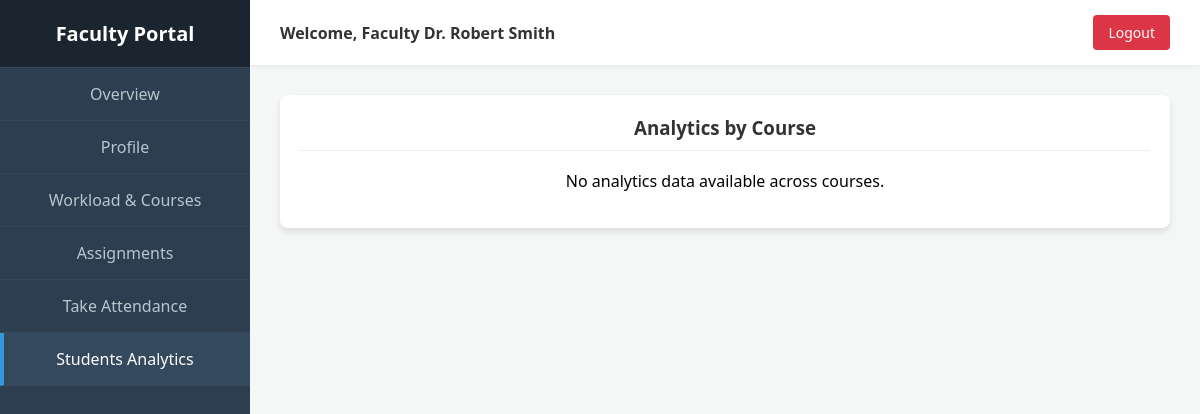
Page /faculty/dashboard/analytics/ on the earlier database version.
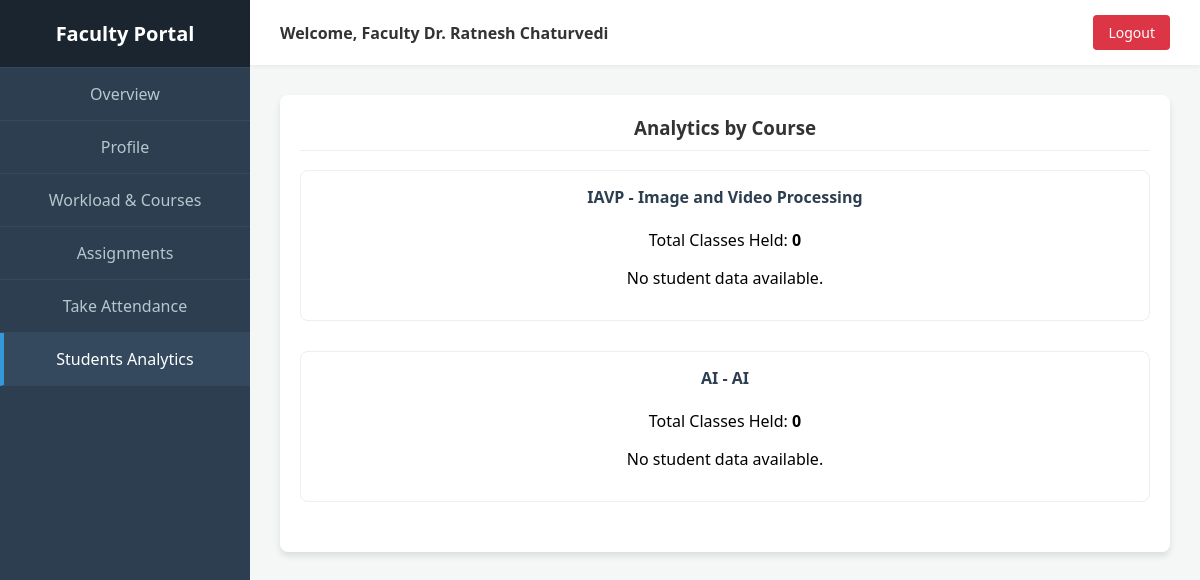
Same page on the later database version.
### backend/faculty/models.py (models this page shows, shortened)
class FacultyProfile(models.Model):
    user = models.OneToOneField(User, on_delete=models.CASCADE, related_name='faculty_module_profile')
    department = models.ForeignKey(Department, on_delete=models.SET_NULL, null=True, related_name='faculties')
    designation = models.CharField(max_length=100, default="Assistant Professor")
    contact_number = models.CharField(max_length=20, null=True, blank=True)
    address = models.TextField(null=True, blank=True)
    date_joined = models.DateField(auto_now_add=True)

### authentication/models.py (models this page shows, shortened)
class User(models.Model):
    ROLE_CHOICES = [
        ('student','Student'),
        ('faculty','Faculty'),
        ('admin','Admin')
    ]
    name = models.CharField(max_length=100)
    email = models.EmailField(unique=True)
    role = models.CharField(max_length=10, choices=ROLE_CHOICES)
    password = models.CharField(max_length=100, default="ADMIN")

### backend/student/models.py (models this page shows, shortened)
class Course(models.Model):
    name = models.CharField(max_length=200)
    code = models.CharField(max_length=50, unique=True)
    description = models.TextField(null=True, blank=True)
    credits = models.IntegerField(default=3)

### backend/faculty/views.py (the view, shortened to what this page needs)
# urls.py: path('dashboard/analytics/', views.faculty_analytics, name='faculty_analytics'),
def faculty_analytics(request):
    profile = get_faculty_profile(request)
    assignments = FacultyCourseAssignment.objects.filter(faculty=profile)
    course_ids = assignments.values_list('course_id', flat=True)
    analytics_data = []
    for assignment in assignments:
        course = assignment.course
        total_classes = Attendance.objects.filter(course=course).values('date', 'lecture_number').distinct().count()
        enrollments = Enrollment.objects.filter(course=course)
        student_stats = []
        analytics_data.append({
            'course': course,
            'total_classes': total_classes,
            'student_stats': student_stats
        })
    context = {
        'profile': profile,
        'analytics_data': analytics_data
    }
    return render(request, "dashboards/faculty/analytics.html", context)

### backend/faculty/views.py (called while the page is built)
def get_faculty_profile(request):
    faculty_email = request.session.get('faculty_email')
    if faculty_email:
        return FacultyProfile.objects.filter(user__email=faculty_email).first()
    return FacultyProfile.objects.first() # Fallback for demo

### templates/dashboards/faculty/analytics.html (shortened to what this page needs)
{% extends "dashboards/faculty/base.html" %}
{% block content %}
<div class="card">
    <h3>Analytics by Course</h3>
    {% if analytics_data %}
    {% for data in analytics_data %}
    <div style="margin-bottom: 30px; border: 1px solid #eee; padding: 15px; border-radius: 8px;">
        <h4 style="margin-top: 0; color: #2c3e50;">{{ data.course.code }} - {{ data.course.name }}</h4>
        <p>Total Classes Held: <strong>{{ data.total_classes }}</strong></p>
        {% if data.student_stats %}
        <table>
            <thead>
                <tr>
                    <th>Student Name</th>
                    <th>Attendance Percentage</th>
                    <th>Status Warning</th>
                </tr>
            </thead>
            <tbody>
                {% for stat in data.student_stats %}
                <tr>
                    <td>{{ stat.student.user.name }} ({{ stat.student.enrollment_number }})</td>
                    <td>
                        <div
                            style="background-color: #eee; border-radius: 10px; height: 10px; width: 100%; margin-bottom: 5px;">
                            {% if stat.attendance_percent >= 75 %}
                            <div
                                style="background-color: #2ecc71; height: 100%; border-radius: 10px; width: {{ stat.attendance_percent }}%;">
                            </div>
                            {% elif stat.attendance_percent >= 60 %}
                            <div
                                style="background-color: #f39c12; height: 100%; border-radius: 10px; width: {{ stat.attendance_percent }}%;">
                            </div>
                            {% else %}
                            <div
                                style="background-color: #e74c3c; height: 100%; border-radius: 10px; width: {{ stat.attendance_percent }}%;">
                            </div>
                            {% endif %}
                        </div>
                        <span>{{ stat.attendance_percent|floatformat:1 }}%</span>
                    </td>
                    <td>
                        {% if stat.attendance_percent < 75 %} <span class="status-badge"
                            style="background-color: #f8d7da; color: #721c24;">Low Attendance</span>
                            {% else %}
                            <span class="status-badge" style="background-color: #d4edda; color: #155724;">Good</span>
                            {% endif %}
                    </td>
                </tr>
                {% endfor %}
            </tbody>
        </table>
        {% else %}
        <p>No student data available.</p>
        {% endif %}
    </div>
    {% endfor %}
    {% else %}
    <p>No analytics data available across courses.</p>
    {% endif %}
</div>
{% endblock %}

### templates/dashboards/faculty/base.html (shortened to what this page needs)
<!DOCTYPE html>
<html lang="en">
<head>
    <link rel="stylesheet" href="/static/css/style.css">
</head>
<body>
    <div class="sidebar">
        <div class="sidebar-header">
            <h2>Faculty Portal</h2>
        </div>
        <div class="nav-links">
            <a href="/faculty/dashboard/"
                class="nav-item {% if request.path  ==  '/faculty/dashboard/'  %}active{% endif %}">Overview</a>
            <a href="/faculty/dashboard/profile/"
                class="nav-item {% if '/profile/' in request.path %}active{% endif %}">Profile</a>
            <a href="/faculty/dashboard/courses/"
                class="nav-item {% if '/courses/' in request.path %}active{% endif %}">Workload & Courses</a>
            <a href="/faculty/dashboard/assignments/"
                class="nav-item {% if '/assignments/' in request.path %}active{% endif %}">Assignments</a>
            <a href="/faculty/dashboard/attendance/"
                class="nav-item {% if '/attendance/' in request.path %}active{% endif %}">Take Attendance</a>
            <a href="/faculty/dashboard/analytics/"
                class="nav-item {% if '/analytics/' in request.path %}active{% endif %}">Students Analytics</a>
        </div>
    </div>
    <div class="main-content">
        <div class="topbar">
            <div class="user-info">
                Welcome, Faculty {{ profile.user.name|default:"" }}
            </div>
            <a href="/auth/" class="btn-logout">Logout</a>
        </div>
        <div class="content-area">
            {% block content %}{% endblock %}
        </div>
    </div>
</body>
</html>

Differences in the rows shown:
removed FacultyProfile: user.name "Dr. Robert Smith"
added FacultyProfile: user.name "Dr. Ratnesh Chaturvedi"
added Course: course.code "IAVP", course.name "Image and Video Processing", total_classes "0"
added Course: course.code "AI", course.name "AI", total_classes "0"
Other differences:
text no longer shown: "No analytics data available across courses."
